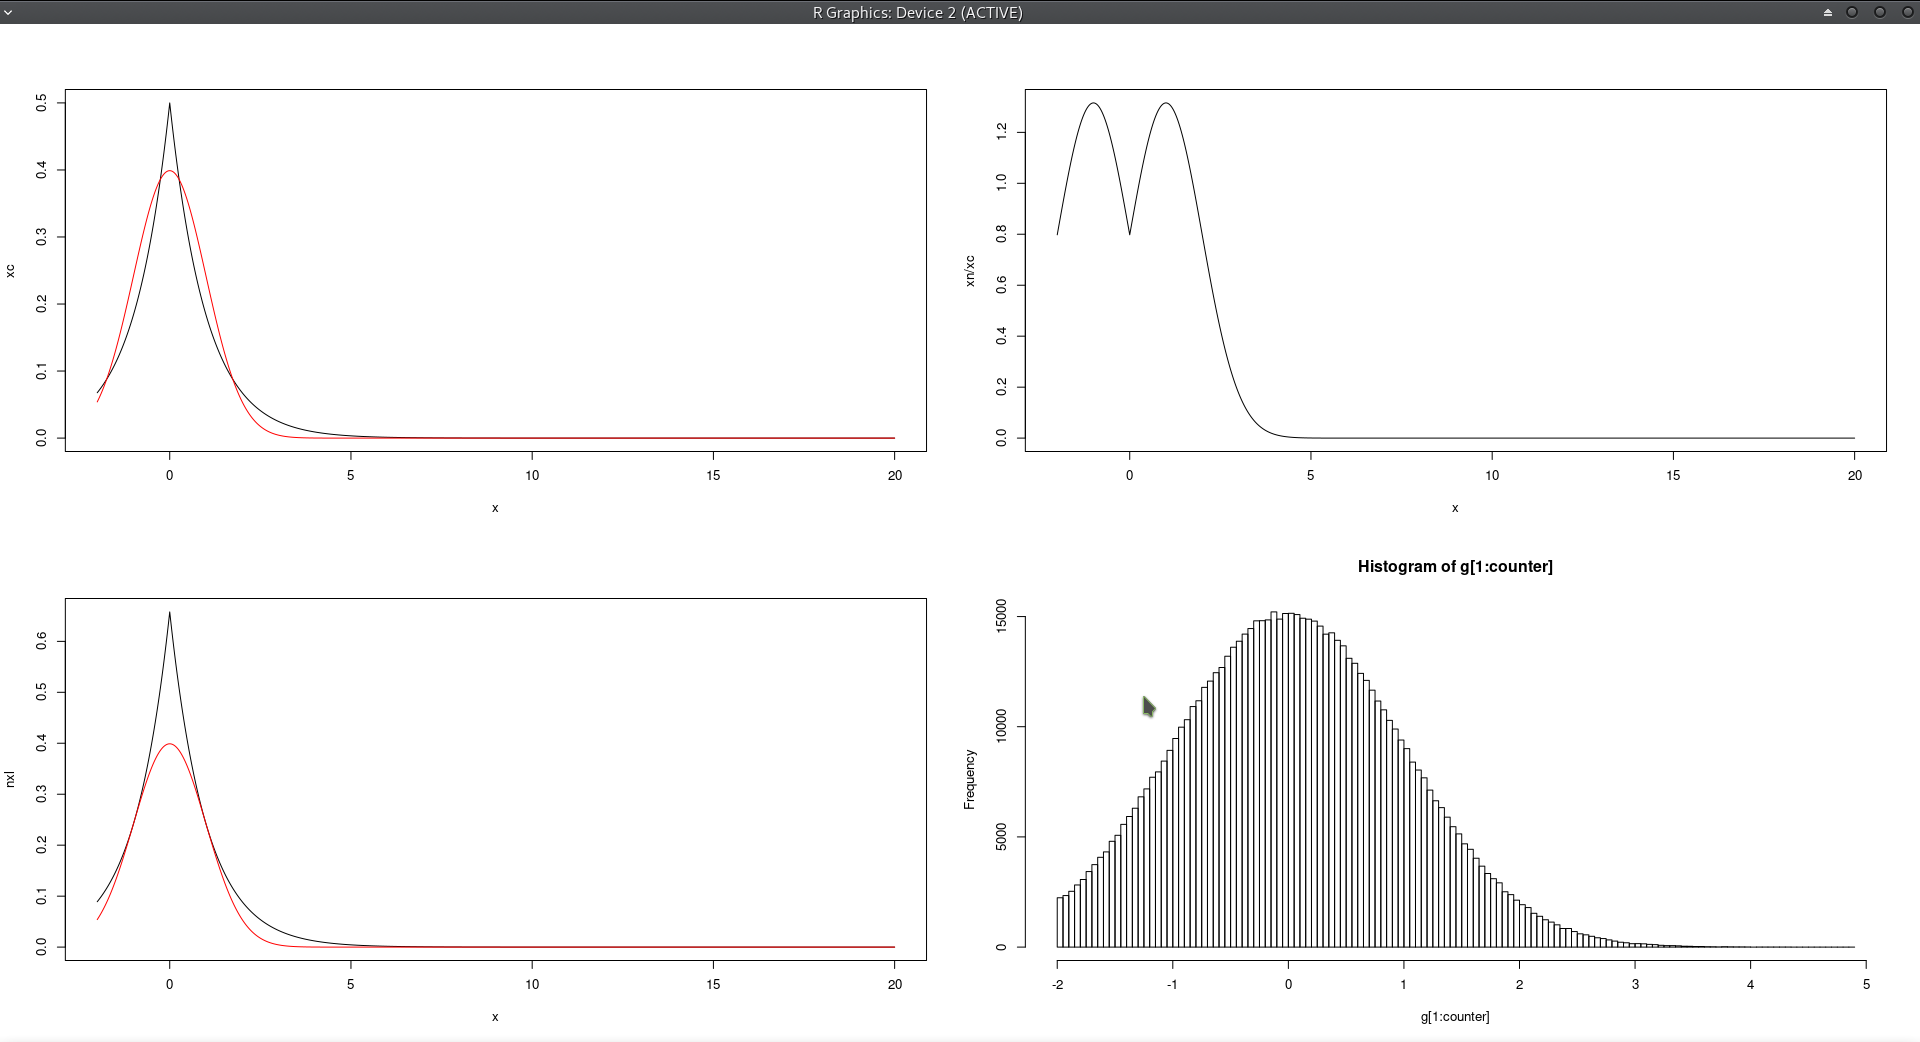

Write R code to recreate this figure.

library(rmutil)

x <- seq(-2,20,0.01)
par(mfrow=c(2,2))

xc=dlaplace(x,0,1)

xn=dnorm(x,0,1)

plot(x,xc,type="l")
lines(x,xn,col="red")

plot(x,xn/xc,type="l")
M=max(xn/xc)


nxl=M*dlaplace(x,0,1)
plot(x,nxl,type="l")
lines(x,xn,col="red")

n=1000000
ll=rlaplace(n,0,1)
u=runif(n)
g=rep(0,n)
counter=0

for ( i in 1:n)
	{
		if(ll[i]>-2){
        	if(u[i]*M*dlaplace(ll[i],0,1)<=dnorm(ll[i],0,1))
			{
	 		counter=counter+1
	 		g[counter]=ll[i]	
			}	}
	}

hist(g[1:counter],breaks= 100)
